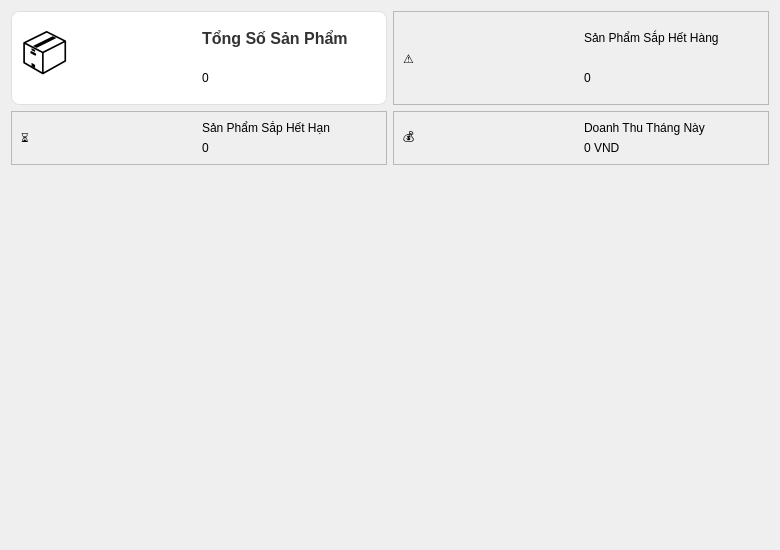
<?xml version="1.0" encoding="UTF-8"?>
<ui version="4.0">
 <class>DashboardWidget</class>
 <widget class="QWidget" name="DashboardWidget">
  <property name="geometry">
   <rect>
    <x>0</x>
    <y>0</y>
    <width>780</width>
    <height>550</height>
   </rect>
  </property>
  <property name="windowTitle">
   <string>Form</string>
  </property>
  <property name="styleSheet">
   <string notr="true">QFrame#infoCard {
    background-color: rgb(255, 255, 255);
    border: 1px solid #e0e0e0;
    border-radius: 8px;
}
QLabel#valueLabel {
    font-size: 28pt;
    font-weight: bold;
    color: #005a9e;
}
QLabel#titleLabel {
    font-size: 12pt;
    font-weight: bold;
    color: #333;
}
QLabel#iconLabel {
    font-size: 32pt;
}</string>
  </property>
  <layout class="QGridLayout" name="gridLayout">
   <item row="0" column="0">
    <widget class="QFrame" name="infoCard">
     <property name="frameShape">
      <enum>QFrame::StyledPanel</enum>
     </property>
     <property name="frameShadow">
      <enum>QFrame::Raised</enum>
     </property>
     <layout class="QHBoxLayout" name="horizontalLayout">
      <item>
       <widget class="QLabel" name="iconLabel">
        <property name="text">
         <string>📦</string>
        </property>
       </widget>
      </item>
      <item>
       <layout class="QVBoxLayout" name="verticalLayout">
        <item>
         <widget class="QLabel" name="titleLabel">
          <property name="text">
           <string>Tổng Số Sản Phẩm</string>
          </property>
         </widget>
        </item>
        <item>
         <widget class="QLabel" name="productsCountLabel">
          <property name="objectName">
           <string>valueLabel</string>
          </property>
          <property name="text">
           <string>0</string>
          </property>
         </widget>
        </item>
       </layout>
      </item>
     </layout>
    </widget>
   </item>
   <item row="0" column="1">
    <widget class="QFrame" name="infoCard">
     <property name="styleSheet">
      <string notr="true">QLabel#valueLabel {
    color: #e67e22;
}</string>
     </property>
     <property name="frameShape">
      <enum>QFrame::StyledPanel</enum>
     </property>
     <property name="frameShadow">
      <enum>QFrame::Raised</enum>
     </property>
     <layout class="QHBoxLayout" name="horizontalLayout_2">
      <item>
       <widget class="QLabel" name="iconLabel">
        <property name="text">
         <string>⚠️</string>
        </property>
       </widget>
      </item>
      <item>
       <layout class="QVBoxLayout" name="verticalLayout_2">
        <item>
         <widget class="QLabel" name="titleLabel">
          <property name="text">
           <string>Sản Phẩm Sắp Hết Hàng</string>
          </property>
         </widget>
        </item>
        <item>
         <widget class="QLabel" name="lowStockCountLabel">
          <property name="objectName">
           <string>valueLabel</string>
          </property>
          <property name="text">
           <string>0</string>
          </property>
         </widget>
        </item>
       </layout>
      </item>
     </layout>
    </widget>
   </item>
   <item row="1" column="0">
    <widget class="QFrame" name="infoCard">
     <property name="styleSheet">
      <string notr="true">QLabel#valueLabel {
    color: #c0392b;
}</string>
     </property>
     <property name="frameShape">
      <enum>QFrame::StyledPanel</enum>
     </property>
     <property name="frameShadow">
      <enum>QFrame::Raised</enum>
     </property>
     <layout class="QHBoxLayout" name="horizontalLayout_3">
      <item>
       <widget class="QLabel" name="iconLabel">
        <property name="text">
         <string>⏳</string>
        </property>
       </widget>
      </item>
      <item>
       <layout class="QVBoxLayout" name="verticalLayout_3">
        <item>
         <widget class="QLabel" name="titleLabel">
          <property name="text">
           <string>Sản Phẩm Sắp Hết Hạn</string>
          </property>
         </widget>
        </item>
        <item>
         <widget class="QLabel" name="expiringCountLabel">
          <property name="objectName">
           <string>valueLabel</string>
          </property>
          <property name="text">
           <string>0</string>
          </property>
         </widget>
        </item>
       </layout>
      </item>
     </layout>
    </widget>
   </item>
   <item row="1" column="1">
    <widget class="QFrame" name="infoCard">
     <property name="styleSheet">
      <string notr="true">QLabel#valueLabel {
    color: #27ae60;
}</string>
     </property>
     <property name="frameShape">
      <enum>QFrame::StyledPanel</enum>
     </property>
     <property name="frameShadow">
      <enum>QFrame::Raised</enum>
     </property>
     <layout class="QHBoxLayout" name="horizontalLayout_4">
      <item>
       <widget class="QLabel" name="iconLabel">
        <property name="text">
         <string>💰</string>
        </property>
       </widget>
      </item>
      <item>
       <layout class="QVBoxLayout" name="verticalLayout_4">
        <item>
         <widget class="QLabel" name="titleLabel">
          <property name="text">
           <string>Doanh Thu Tháng Này</string>
          </property>
         </widget>
        </item>
        <item>
         <widget class="QLabel" name="revenueLabel">
          <property name="objectName">
           <string>valueLabel</string>
          </property>
          <property name="text">
           <string>0 VND</string>
          </property>
         </widget>
        </item>
       </layout>
      </item>
     </layout>
    </widget>
   </item>
   <item row="2" column="0" colspan="2">
    <spacer name="verticalSpacer">
     <property name="orientation">
      <enum>Qt::Vertical</enum>
     </property>
     <property name="sizeHint" stdset="0">
      <size>
       <width>20</width>
       <height>40</height>
      </size>
     </property>
    </spacer>
   </item>
  </layout>
 </widget>
 <resources/>
 <connections/>
</ui>
